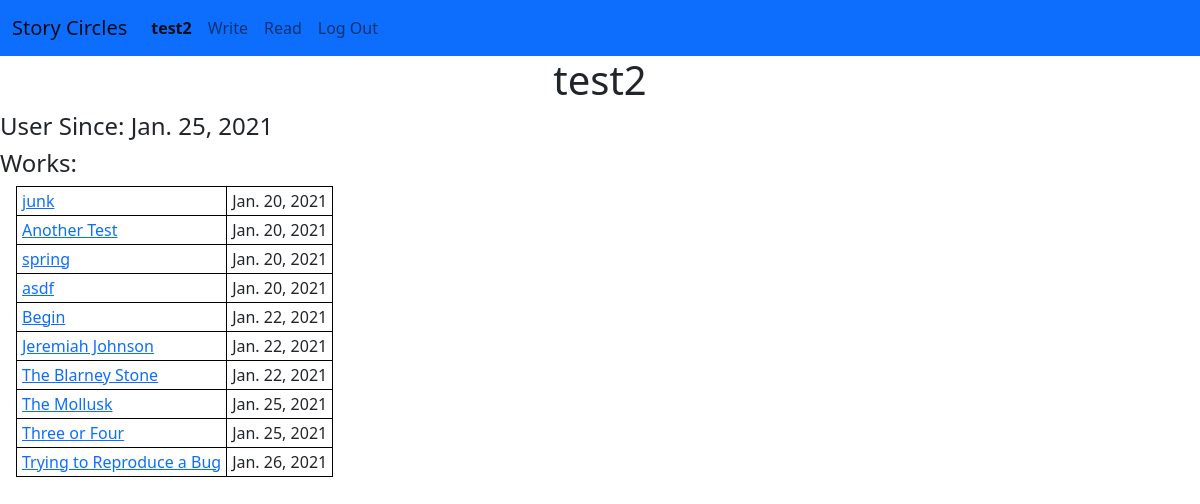
Before: /circle/user/6 (signed in) with the older database file.
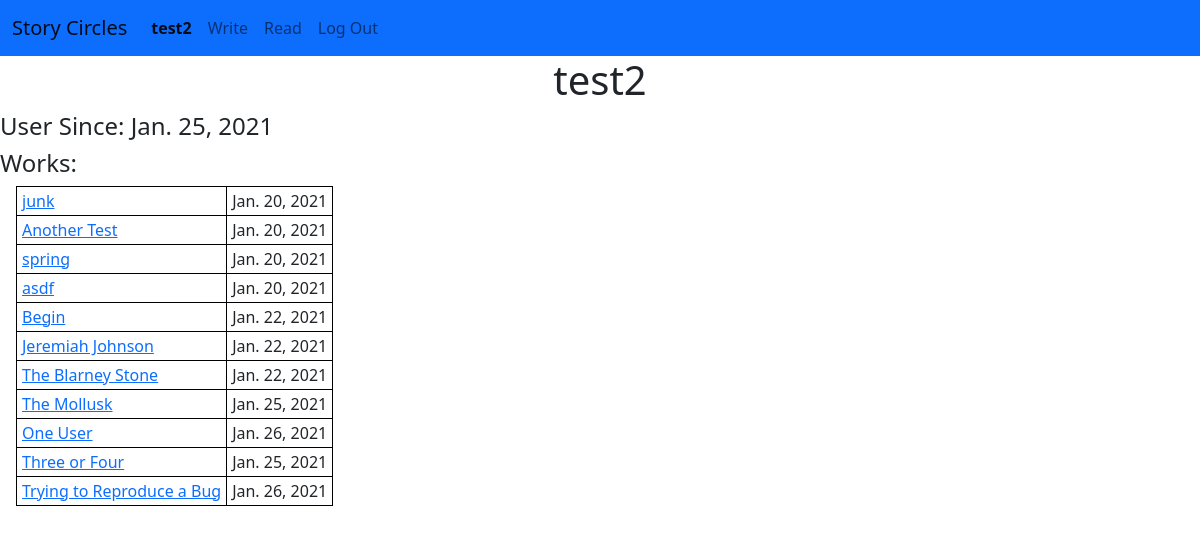
After: the same page with the newer database file.
### circle/models.py (models this page shows, shortened)
class Story(models.Model):
    title = models.TextField(unique=True)
    authors = models.ManyToManyField(
        User,
        related_name="stories",
        blank=True
    )
    text = models.TextField()
    start_time = models.DateTimeField(blank=True, null=True)
    finish_time = models.DateTimeField(blank=True, null=True)
    finished = models.BooleanField(default=False)
    def get_absolute_url(self):
        if self.finished:
            return reverse('finished_story', args = [self.pk])
        else:
            return reverse('circle', args = [self.circle.pk])

### circle/views.py (the view)
# urls.py: path("user/<int:pk>", views.UserDetailView.as_view(), name="user"),
class UserDetailView(LoginRequiredMixin, DetailView):
    model = User
    context_object_name = 'detail_user'
    def get_context_data(self, **kwargs):
            context = super().get_context_data(**kwargs)
            context['stories'] = context['detail_user'].stories.filter(finished=True)
            return context

### circle/models.py (called while the page is built)
    def get_absolute_url(self):
        return reverse('user', args=[self.pk])

### circle/templates/circle/user_detail.html (shortened to what this page needs)
{% extends "circle/layout.html" %}
{% load static %}
{% block body %}
<h1>{{ detail_user.username }}</h1>
<h4>User Since: {{ detail_user.user_since.date }}</h4>
<h4>Works:</h4>
{% include "circle/include/finished_story_table.html" %}
{% endblock %}

### circle/templates/circle/include/finished_story_table.html
<table class="finished-story-table">
    {% for story in stories %}
    <tr>
        <td class="finished-story-title">
            <a href="{{ story.get_absolute_url }}">{{ story.title }}</a>
        </td>
        <td class="finished-story-date">
            {{ story.finish_time.date }}
        </td>
    </tr>
    {% endfor %}
</table>

Changed rows visible on the page:
now on this page (row edited): Story: title "One User", finish_time "Jan. 26, 2021"
